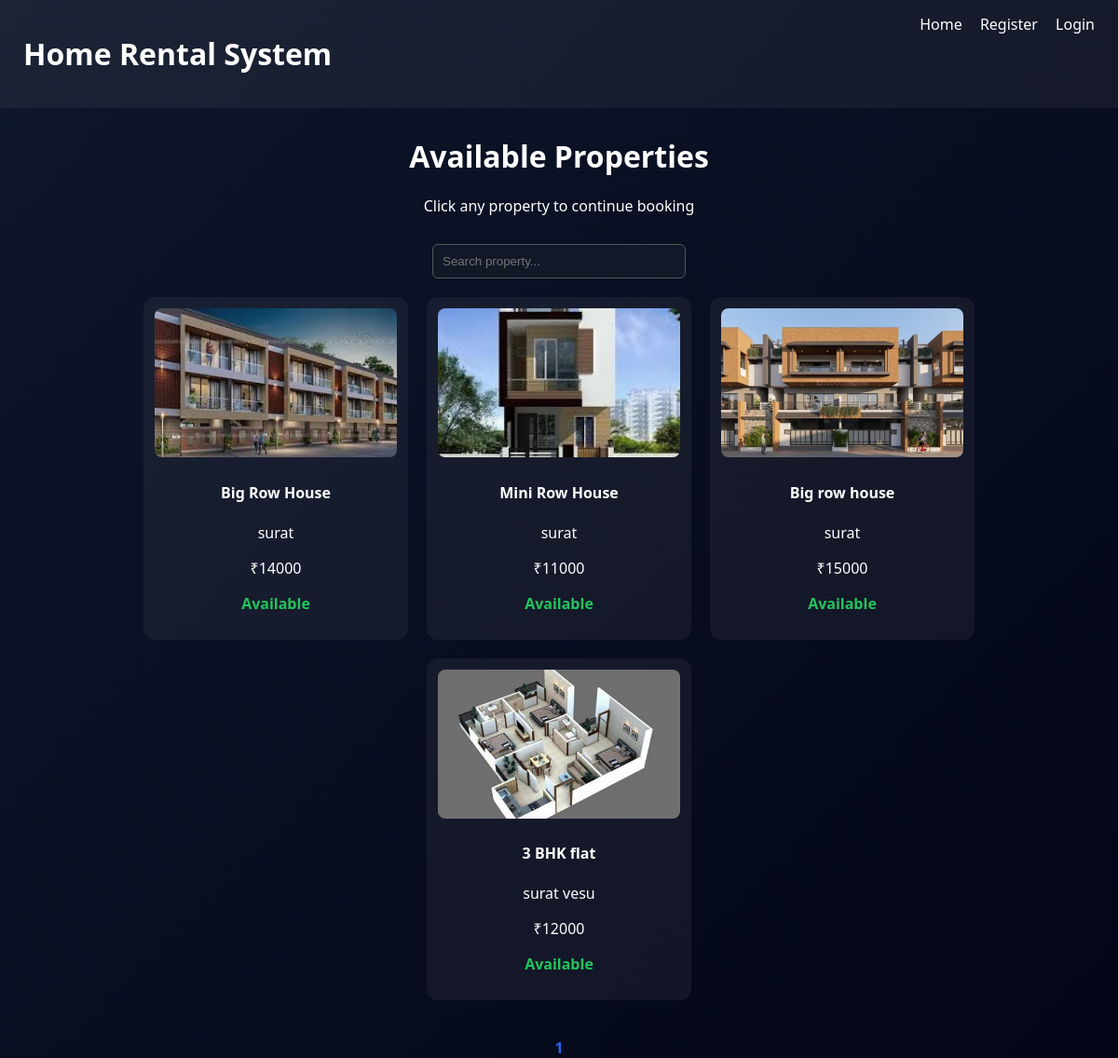
Screenshot of /booking.php with the database file from the repository.
### tables this page shows
CREATE TABLE `properties` (
  `id` int(11) NOT NULL,
  `name` varchar(100) DEFAULT NULL,
  `city` varchar(50) DEFAULT NULL,
  `type` enum('flat','house') DEFAULT NULL,
  `rent` int(11) DEFAULT NULL,
  `description` text DEFAULT NULL,
  `image` text DEFAULT NULL,
  `owner_id` int(11) DEFAULT NULL,
  `location` varchar(255) DEFAULT NULL,
  `price` int(11) DEFAULT NULL,
  `title` varchar(255) DEFAULT NULL,
  `availability_from` date DEFAULT NULL,
  `availability_to` date DEFAULT NULL
);

### booking.php (the view, shortened to what this page needs)
<?php
$conn = new mysqli("localhost", "root", "", "home_rental_system");
$limit = 10;
$page = isset($_GET['pno']) ? intval($_GET['pno']) : 1;
$page = max($page,1);
$start = ($page - 1) * $limit;
$search = isset($_GET['search']) ? trim($_GET['search']) : '';
if($search != ""){
    $total_result = $conn->query("
        SELECT COUNT(*) as total FROM properties p
        WHERE (SELECT COUNT(*) FROM requests r WHERE r.property_id=p.id AND r.status='accepted') = 0
        AND (p.title LIKE '%$search%' OR p.location LIKE '%$search%')
    ");
}else{
    $total_result = $conn->query("
        SELECT COUNT(*) as total FROM (
            SELECT p.id
            FROM properties p
            WHERE (SELECT COUNT(*) FROM requests r WHERE r.property_id=p.id AND r.status='accepted') = 0
        ) as temp
    ");
}
$total_row = $total_result->fetch_assoc();
$total_records = $total_row['total'];
$total_pages = ceil($total_records / $limit);
if($search != ""){
    $properties = $conn->query("
        SELECT p.*
        FROM properties p
        WHERE (SELECT COUNT(*) FROM requests r WHERE r.property_id=p.id AND r.status='accepted') = 0
        AND (p.title LIKE '%$search%' OR p.location LIKE '%$search%')
        ORDER BY p.id DESC
    ");
}else{
    $properties = $conn->query("
        SELECT p.*
        FROM properties p
        WHERE (SELECT COUNT(*) FROM requests r WHERE r.property_id=p.id AND r.status='accepted') = 0
        ORDER BY p.id DESC
        LIMIT $start, $limit
    ");
}
?>
<!DOCTYPE html>
<html lang="en">
<head>
</head>
<body>
<div class="top-nav">
    <h1>Home Rental System</h1>
    <div>
        <a href="index.php">Home</a>
        <a href="register.php">Register</a>
        <a href="login.php">Login</a>
    </div>
</div>
<div class="header">
    <h1>Available Properties</h1>
    <p>Click any property to continue booking</p>
</div>
<form method="GET" style="text-align:center;">
    <input type="text" name="search" class="search-box"
        placeholder="Search property..."
        value="<?php echo $search; ?>">
</form>
<div class="cards-container">
<?php while($p = $properties->fetch_assoc()){ ?>
    <div class="property-card">
        <img src="<?php echo $p['image'] ?? 'uploads/default.png'; ?>">
        <h4><?php echo $p['title']; ?></h4>
        <p><?php echo $p['location']; ?></p>
        <p>₹<?php echo $p['price']; ?></p>
        <p class="status-available">Available</p>
    </div>
<?php } ?>
</div>
<?php if($search == ""){ ?>
<div class="pagination">
<?php for($i=1; $i<=$total_pages; $i++){ ?>
    <a href="?pno=<?php echo $i; ?>"
       class="<?php echo ($i == $page) ? 'active' : ''; ?>">
       <?php echo $i; ?>
    </a>
<?php } ?>
</div>
<?php } ?>
</body>
</html>

### booking.php (style rules this page uses)
body { background:linear-gradient(135deg,#0f172a,#020617); color:#fff; font-family:Segoe UI; margin:0; }
.top-nav { background:rgba(255,255,255,0.05); padding:15px 25px; display:flex; justify-content:space-between; }
.top-nav a { color:#fff; margin-left:15px; text-decoration:none; }
.header { text-align:center; margin:30px 0; }
.cards-container { display:flex; flex-wrap:wrap; justify-content:center; gap:20px; padding:20px; }
.property-card { width:260px; background:rgba(255,255,255,0.05); border-radius:12px; padding:12px; text-align:center; cursor:pointer; }
.property-card img { width:100%; height:160px; object-fit:cover; border-radius:8px; }
.status-available { color:#22c55e; font-weight:bold; }
.search-box { display:block; margin:0 auto; padding:10px; width:250px; border-radius:6px; border:1px solid #555; background:#111827; color:#fff; }
.pagination { text-align:center; margin-top:20px; }
.pagination a { margin:5px; text-decoration:none; color:#2563eb; }
.pagination a.active { font-weight:bold; }

### rows the page displays
properties: image (picture), title "Big Row House", location "surat", price "14000"
properties: image (picture), title "Mini Row House", location "surat", price "11000"
properties: image (picture), title "Big row house", location "surat", price "15000"
properties: image (picture), title "3 BHK flat", location "surat vesu", price "12000"
